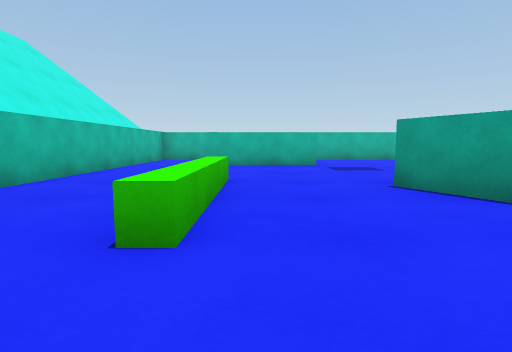
View 1 (above)

22 first-person views from a walk through a 3-D level made in the Unity game engine. The camera is 0.6 m above the floor, tilts 6° down and sees 80° across. The floor is counted in squares, 1 m on a side. Each view is taken from the middle of a square. On the plan, view 1 faces up. The plan holds only what a view shows up to about 9 squares ahead; the rest is blank. The place goes on beyond the plan. The player character is not drawn. Surface patterns are stand-ins for the level's own textures.

View 2
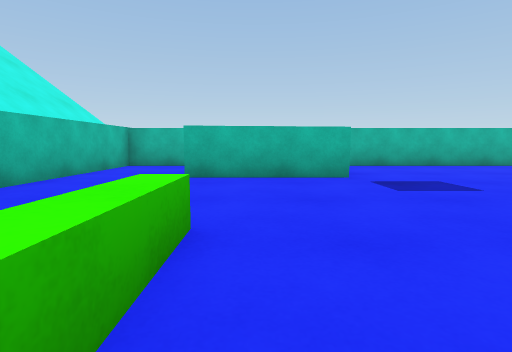

View 3
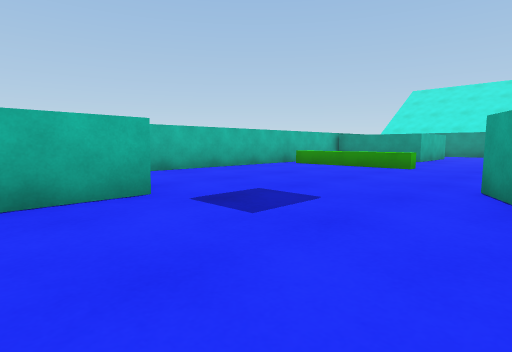

View 4
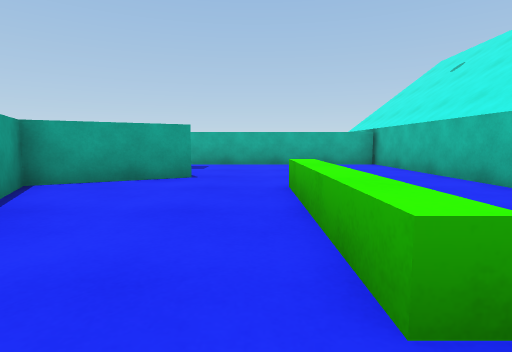

View 5
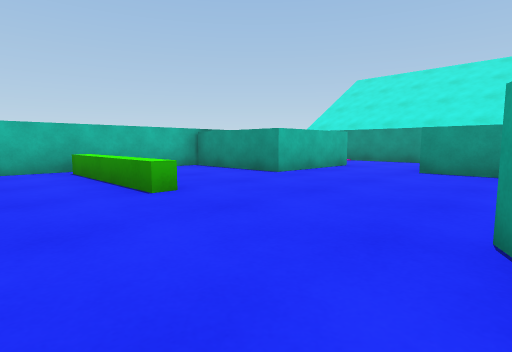

View 6
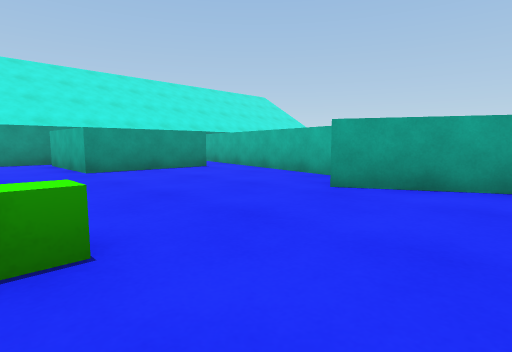

View 7
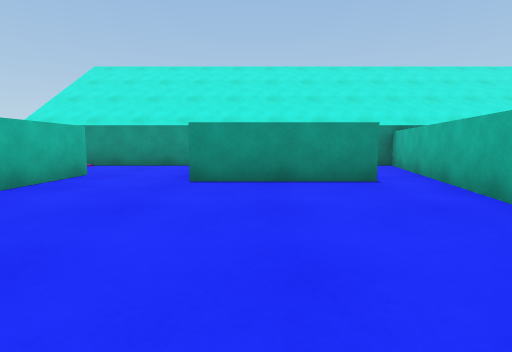

View 8
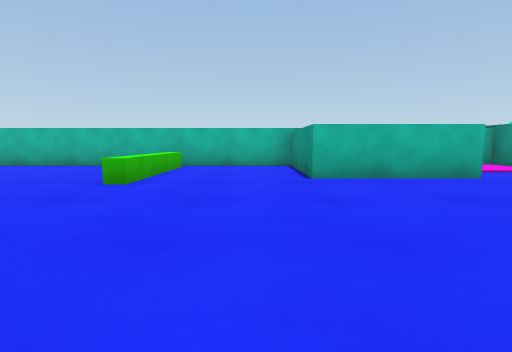

View 9
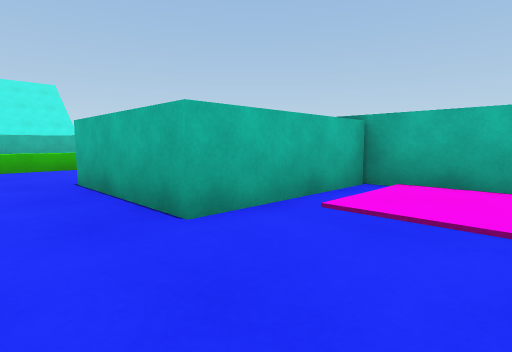

View 10
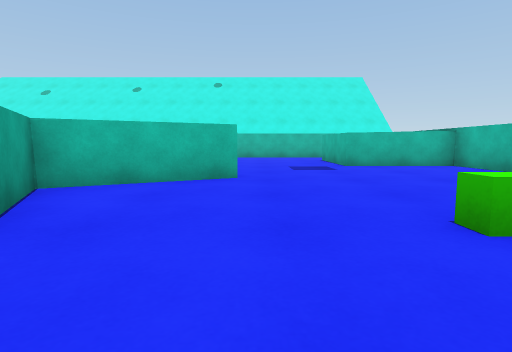

View 11
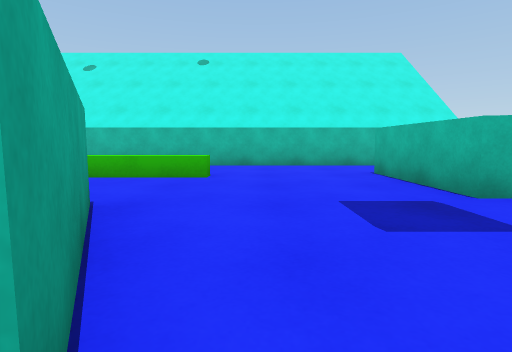

View 12
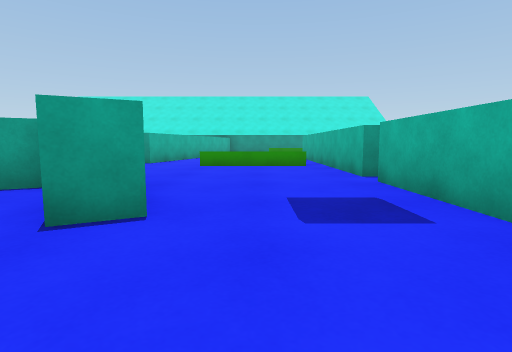

View 13
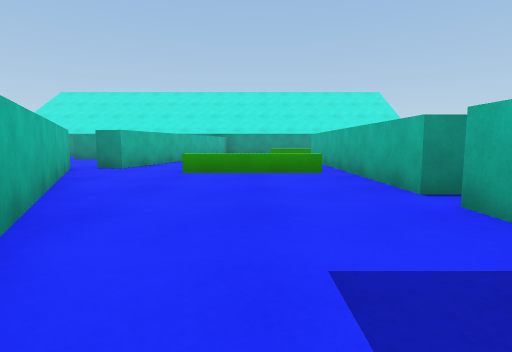

View 14
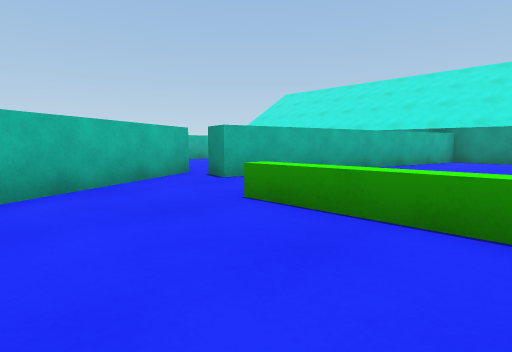

View 15
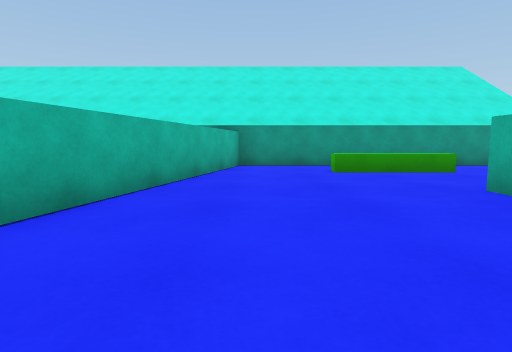

View 16
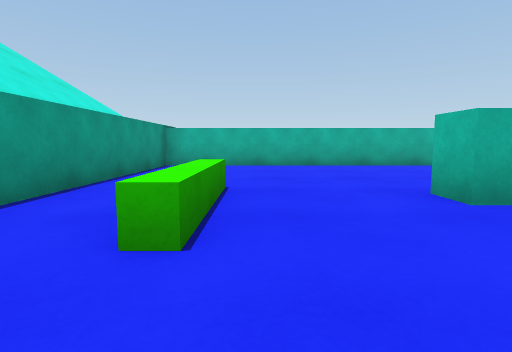

View 17
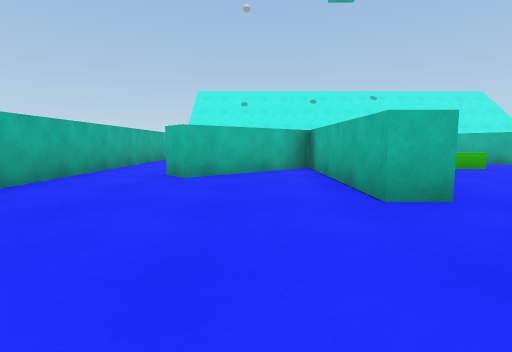

View 18
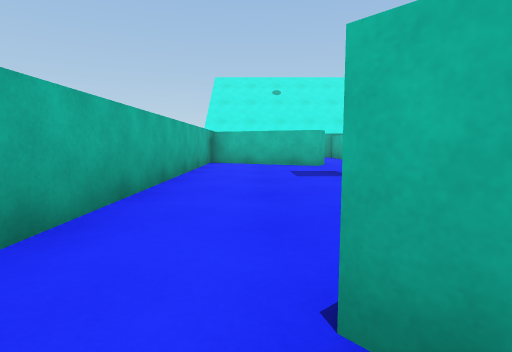

View 19
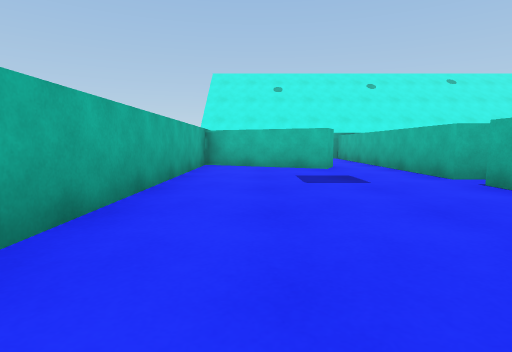

View 20
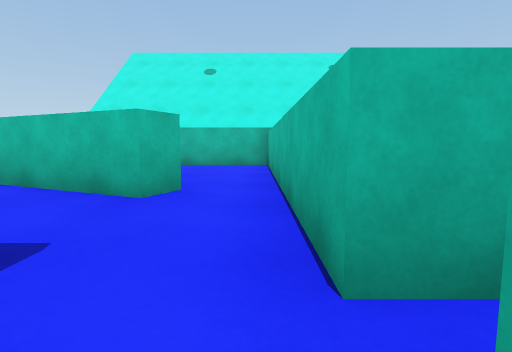

View 21
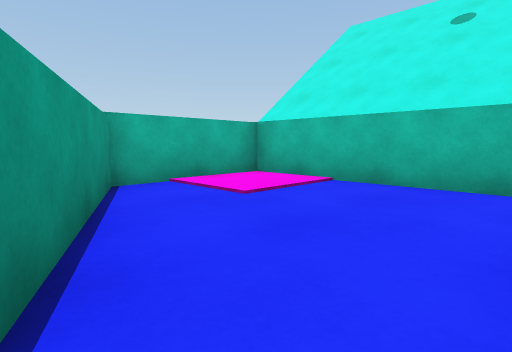

View 22
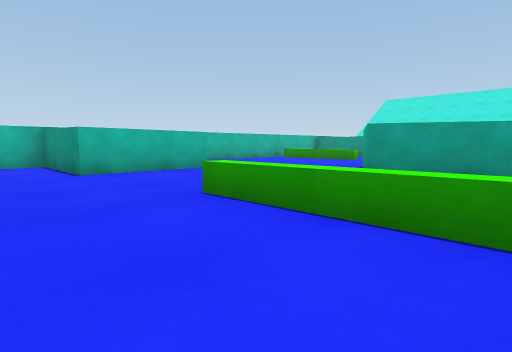

### Floor plan
Key: @ floor where view 1 was taken; # wall or solid block; x gap in a wall; . main floor; : floor 0.05 m higher than the main floor; ^ raised ledge.
Columns run from 4 left of view 1 to 17 right of it. Each row starts with its distance up from view 1.
 12 ####  ##########  ####
 11 #..^  #.....x..^  ^::#
 10 #..^ ^......^..^  ^::#
  9 #..^^^......^..^^^^..#
  8 #...........^........#
  7 #....................#
  6 #................^^^x#
  5 #..^...###.......^
  4 #..^..## ^.##....^
  3 #..^...^  ##.#...^^
  2 #..^...^ ^#..#########
  1 #.....###.........####
  0 #...@.#..............#
 -1 #....................#
 -2 #..................^.#
 -3 ########x#######...^.#
 -4 #..........##......^.#
 -5 #....#......##.......#
 -6 #....#.......#.......#
 -7 #::.##...............#
 -8 #::.#................#
 -9 ######################

Where each view was taken, in squares from view 1:
view 1: 0 up, 0 right, facing up
view 2: 3 up, 0 right, facing up
view 3: 5 up, 0 right, facing up-right
view 4: 6 up, 0 right, facing down
view 5: 4 up, 6 right, facing up-right
view 6: 8 up, 6 right, facing down-right
view 7: 5 up, 8 right, facing right
view 8: 3 up, 10 right, facing up
view 9: 7 up, 16 right, facing up-left
view 10: 6 up, 10 right, facing left
view 11: 6 up, 5 right, facing left
view 12: 1 down, 1 left, facing right
view 13: 1 down, 1 right, facing right
view 14: 2 down, 5 right, facing up-right
view 15: 0 up, 8 right, facing right
view 16: 0 up, 14 right, facing down
view 17: 5 down, 15 right, facing left
view 18: 7 down, 10 right, facing left
view 19: 7 down, 9 right, facing left
view 20: 4 down, 5 right, facing left
view 21: 4 down, 1 right, facing down-left
view 22: 2 up, 3 left, facing up-right
